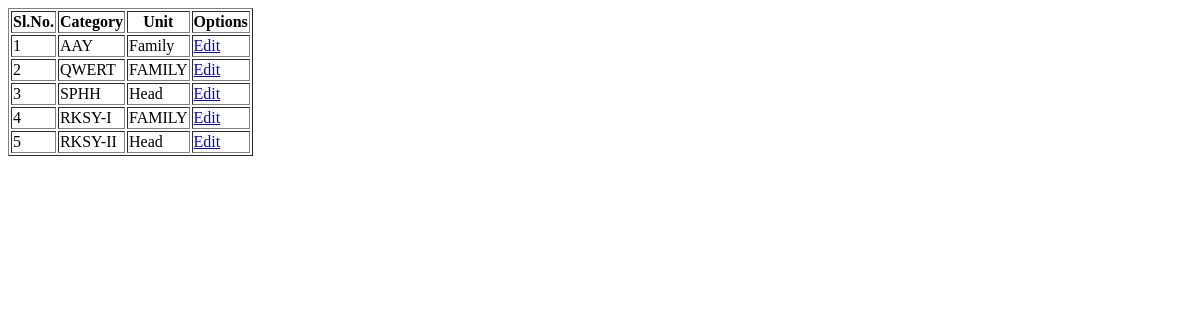
The app's page /masters23072018/prod_catg_view.php (signed in), older data.
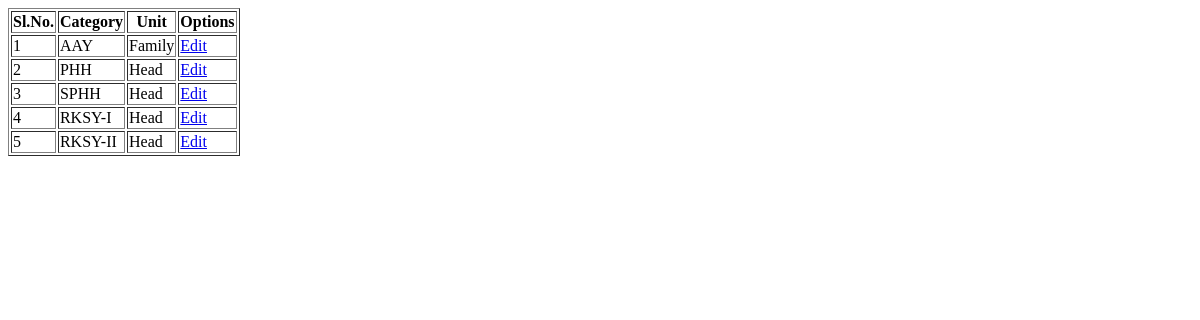
The same page, newer data.
### tables this page shows
CREATE TABLE `m_prod_catg` (
  `sl_no` int(11) NOT NULL,
  `prod_catg` varchar(50) NOT NULL,
  `per_unit` varchar(20) NOT NULL,
  `created_by` varchar(50) DEFAULT NULL,
  `created_dt` datetime DEFAULT NULL,
  `modified_by` varchar(50) DEFAULT NULL,
  `modified_dt` datetime DEFAULT NULL
);

### masters23072018/prod_catg_view.php (the view, shortened to what this page needs)
<?php
        require("../db/db_connect.php");
	$rtv="select sl_no,prod_catg,per_unit from m_prod_catg";
	$result=mysqli_query($db_connect,$rtv);
?>
<html>
<head>
<head>
<body>
	<table border="1">
		<tr>
                	<th>Sl.No.</th>
                        <th>Category</th>
			<th>Unit</th>
                        <th>Options</th>
                </tr>
		<?php
			if($result){
                		if(mysqli_num_rows($result) > 0){
                        		while($rtv_data=mysqli_fetch_assoc($result)){
                                		$slno=$rtv_data['sl_no'];
						$prodcatg=$rtv_data['prod_catg'];
						$produnit=$rtv_data['per_unit'];
		?>
						<tr>
						    <td><?php echo $slno; ?></td>
						    <td><?php echo $prodcatg; ?></td>
						    <td><?php echo $produnit; ?></td>
						    <td><a href="../edit/prod_catg_edit.php?sl_no=<?php echo $slno; ?>" >Edit</td>
						</tr>
		<?php
                                		}
                			}
        		}
		?>
        </table>
</body>
</html>

Row changes from the older to the newer data that the page shows:
changed m_prod_catg id 2: prod_catg "QWERT" → "PHH"; per_unit "FAMILY" → "Head"
changed m_prod_catg "RKSY-I": per_unit "FAMILY" → "Head"
